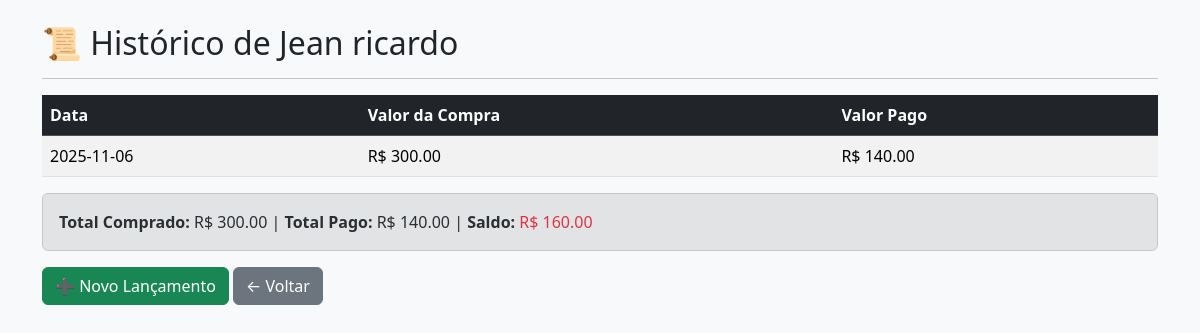
Screenshot of /cliente/2 (signed in) with the database file from the repository.
### tables this page shows
CREATE TABLE clientes (
            id INTEGER PRIMARY KEY AUTOINCREMENT,
            nome TEXT NOT NULL
        );

CREATE TABLE vendas (
            id INTEGER PRIMARY KEY AUTOINCREMENT,
            cliente_id INTEGER,
            data TEXT,
            valor_compra REAL,
            valor_pago REAL,
            FOREIGN KEY(cliente_id) REFERENCES clientes(id)
        );

### app.py (the view)
@app.route("/cliente/<int:cliente_id>")
@login_required
def historico(cliente_id):
    conn = sqlite3.connect("fiado.db")
    c = conn.cursor()
    c.execute("SELECT nome FROM clientes WHERE id=?", (cliente_id,))
    cliente = c.fetchone()[0]
    c.execute("""
        SELECT id, data, valor_compra, valor_pago
        FROM vendas WHERE cliente_id=? ORDER BY data DESC
    """, (cliente_id,))
    vendas = c.fetchall()
    c.execute("""
        SELECT IFNULL(SUM(valor_compra),0), IFNULL(SUM(valor_pago),0)
        FROM vendas WHERE cliente_id=?
    """, (cliente_id,))
    total_compra, total_pago = c.fetchone()
    saldo = total_compra - total_pago
    conn.close()
    return render_template(
        "historico.html",
        cliente_id=cliente_id,
        cliente=cliente,
        vendas=vendas,
        total_compra=total_compra,
        total_pago=total_pago,
        saldo=saldo
    )

### app.py (called while the page is built)
@login_manager.user_loader
def load_user(user_id):
    conn = sqlite3.connect("fiado.db")
    c = conn.cursor()
    c.execute("SELECT id, nome, senha FROM usuarios WHERE id=?", (user_id,))
    user = c.fetchone()
    conn.close()
    if user:
        return User(*user)
    return None

### templates/historico.html (shortened to what this page needs)
<!DOCTYPE html>
<html lang="pt-BR">
<head>
  <link href="https://cdn.jsdelivr.net/npm/bootstrap@5.3.3/dist/css/bootstrap.min.css" rel="stylesheet">
</head>
<body class="bg-light">
<div class="container mt-4">
  <h2>📜 Histórico de {{ cliente }}</h2>
  <hr>
  <table class="table table-striped">
    <thead class="table-dark">
      <tr>
        <th>Data</th>
        <th>Valor da Compra</th>
        <th>Valor Pago</th>
      </tr>
    </thead>
    <tbody>
      {% for id, data, valor_compra, valor_pago in vendas %}
      <tr>
        <td>{{ data }}</td>
        <td>R$ {{ "%.2f"|format(valor_compra or 0) }}</td>
        <td>R$ {{ "%.2f"|format(valor_pago or 0) }}</td>
      </tr>
      {% endfor %}
    </tbody>
  </table>
  <div class="alert alert-secondary">
    <b>Total Comprado:</b> R$ {{ "%.2f"|format(total_compra) }} |
    <b>Total Pago:</b> R$ {{ "%.2f"|format(total_pago) }} |
    <b>Saldo:</b> <span class="{{ 'text-danger' if saldo > 0 else 'text-success' }}">R$ {{ "%.2f"|format(saldo) }}</span>
  </div>
  <a href="/lancar/{{ cliente_id }}" class="btn btn-success">➕ Novo Lançamento</a>
  <a href="/" class="btn btn-secondary">← Voltar</a>
</div>
</body>
</html>

### rows the page displays
clientes: nome "Jean ricardo"
vendas: data "2025-11-06", valor_compra "300.00", valor_pago "140.00"

### other values shown
{{ "%.2f"|format(total_compra) }} "300.00"
{{ "%.2f"|format(total_pago) }} "140.00"
{{ "%.2f"|format(saldo) }} "160.00"
